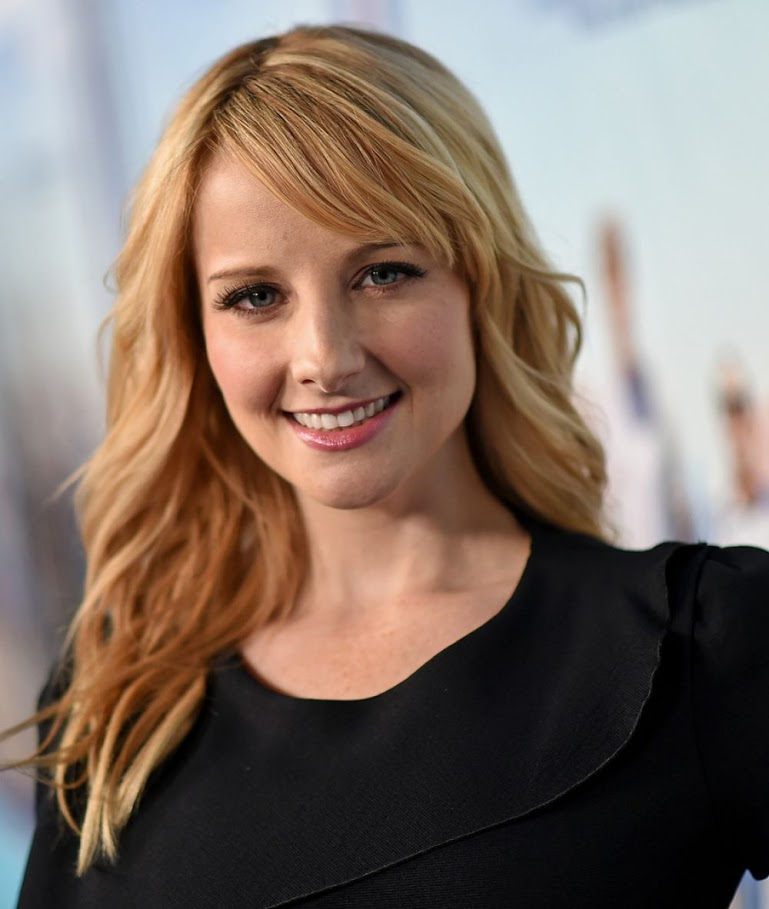
#> input picture assets/bernie.jpg, 769 x 909 px, given in place of the camera
$ python '4-instagram filter.py'
#> lines starting #> are read from the running program, lines starting #| are printed output that depends on the picture; after the words box and inside, x2 and y2 are one past the last pixel; in counts of white or black regions, pixels touching at a corner belong together
#> further down, frame is the input picture: shape (909, 769, 3); mean B, G, R 100.9, 111.1, 127.2

# coding: utf-8

# In[ ]:


import cv2
import numpy as np


# In[ ]:


#from_future_ import absolute import
#from_future_ import absolute division
#from_future_ import absolute print_function


def apply_invert(frame):
    return cv2.bitwise_not(frame)
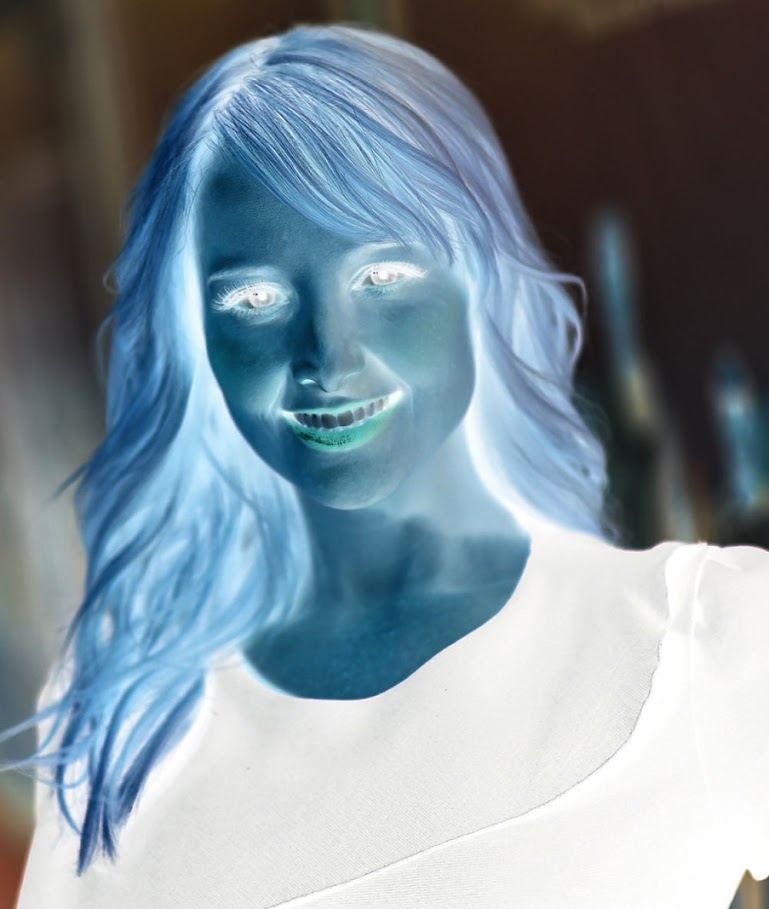
#> returned value: shape (909, 769, 3); mean of channels 0, 1, 2 154.1, 143.9, 127.8; drawn as B, G, R

def apply_sepia(frame, intensity=0.5):
#> called with intensity = 0.5
    blue, green, red= 20, 66, 112
    frame=cv2.cvtColor(frame, cv2.COLOR_BGR2BGRA)
#> frame: shape (909, 769, 4)
    frame_height, frame_width, frame_channel=frame.shape
#> frame_height = 909; frame_width = 769; frame_channel = 4
    sepia_bgra=(blue, green, red,1)
    overlay=np.full((frame_height, frame_width,4), sepia_bgra, dtype='uint8')
    frame=cv2.addWeighted(overlay, intensity, frame, 1.0,0)
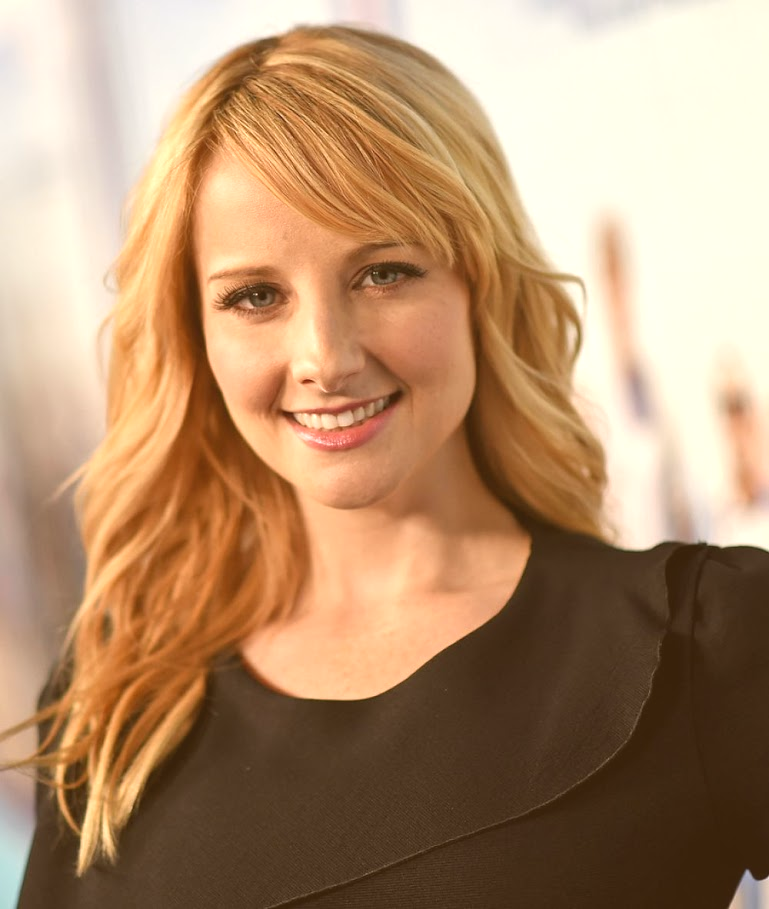
#> frame: shape (909, 769, 4); mean B, G, R, A 110.9, 143.8, 179, 255
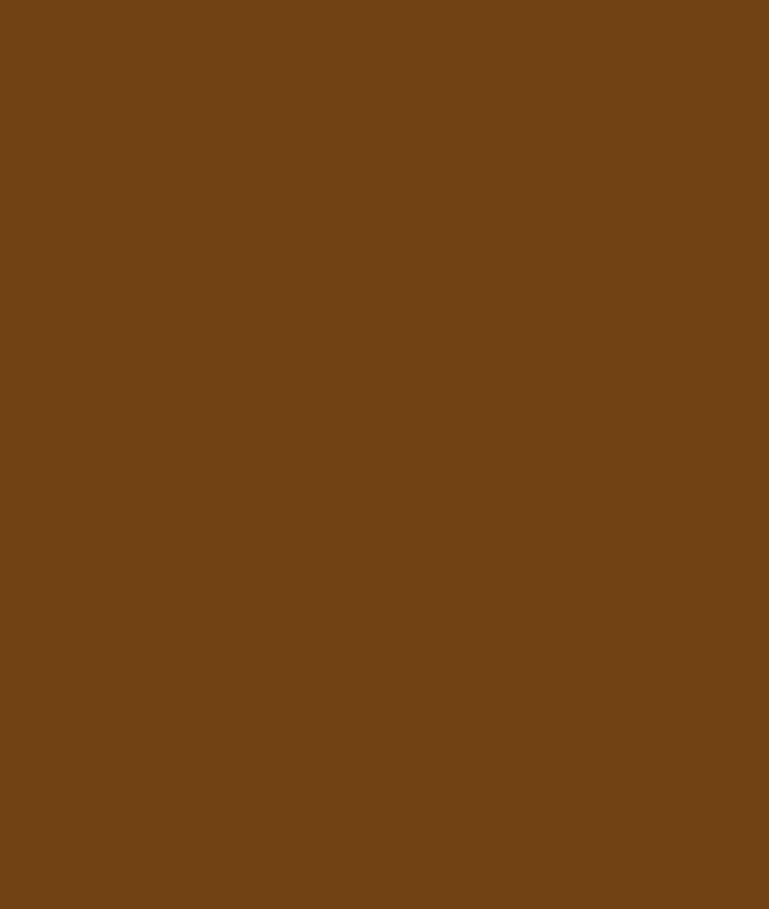
#> overlay: shape (909, 769, 4); mean B, G, R, A 20, 66, 112, 1
    frame=cv2.cvtColor(frame, cv2.COLOR_BGRA2BGR)
#> frame: shape (909, 769, 3)
    return frame

def apply_alpha_convert(frame):
    try:
        frame.shape[3]
    except IndexError:
            frame=cv2.cvtColor(frame, cv2.COLOR_BGR2BGRA)
    return frame

def apply_portrait_mode(frame):
    frame=apply_alpha_convert(frame)
    gray=cv2.cvtColor(frame, cv2.COLOR_BGR2GRAY)
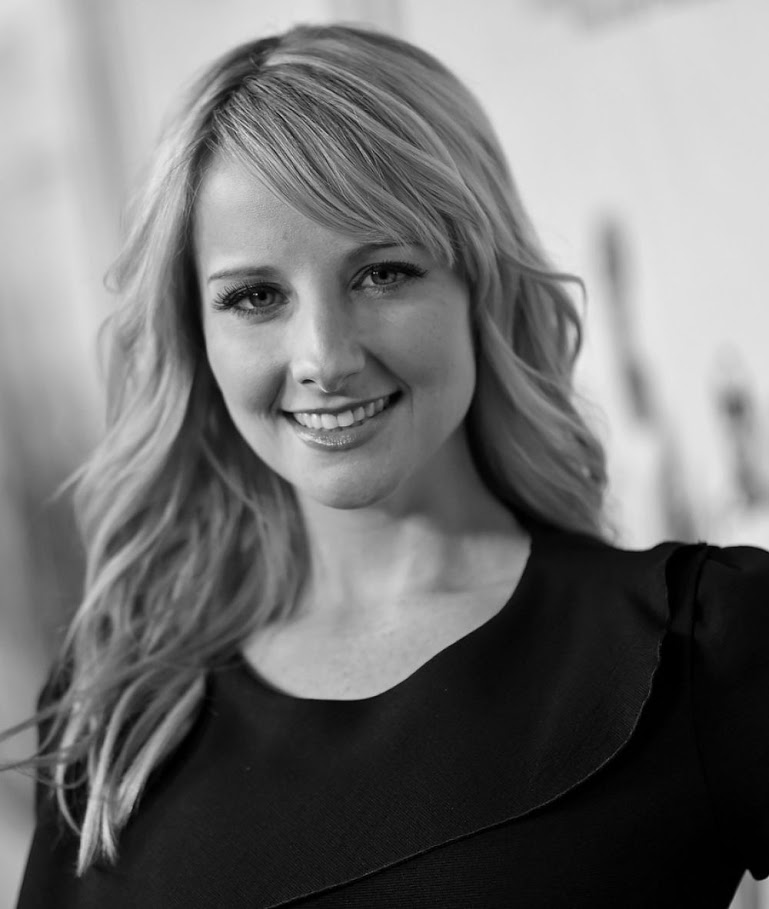
#> gray: shape (909, 769); min 0, max 236, mean 114.7
    _, mask=cv2.threshold(gray, 120, 255, cv2.THRESH_BINARY)
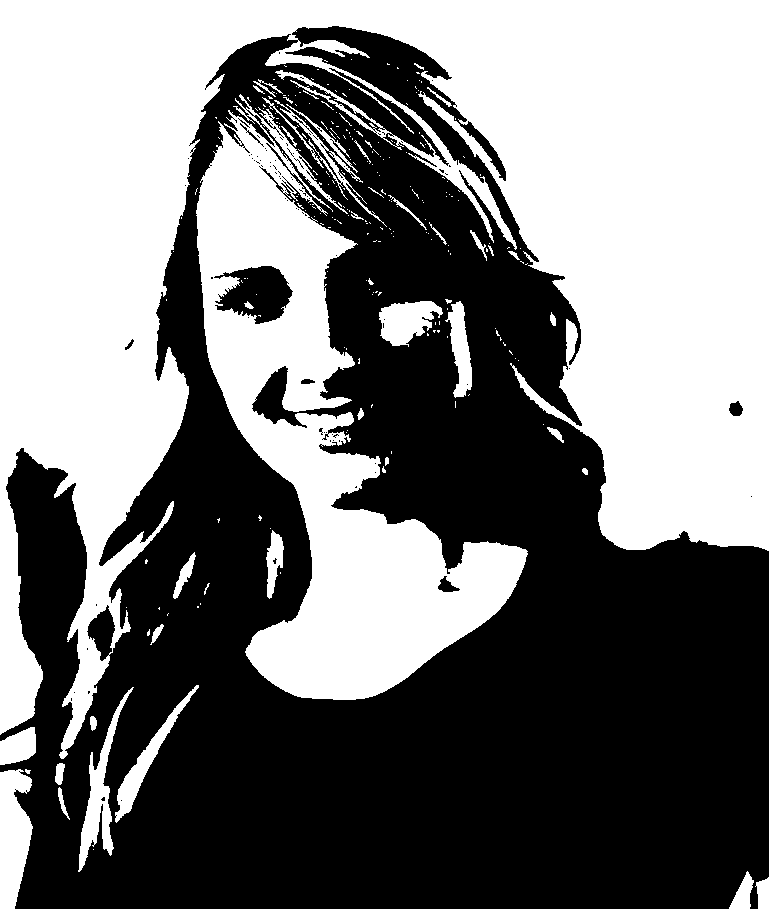
#> mask: shape (909, 769); 47.8% white; 249 white regions (206 under 20 px), largest, box (x1, y1, x2, y2) and area: (0, 0, 769, 759) 248202, (196, 94, 528, 700) 68713, (0, 769, 33, 909) 3422

    mask=cv2.cvtColor(mask, cv2.COLOR_GRAY2BGRA)
#> mask: shape (909, 769, 4)
    blurred=cv2.GaussianBlur(frame, (21,21), 0)
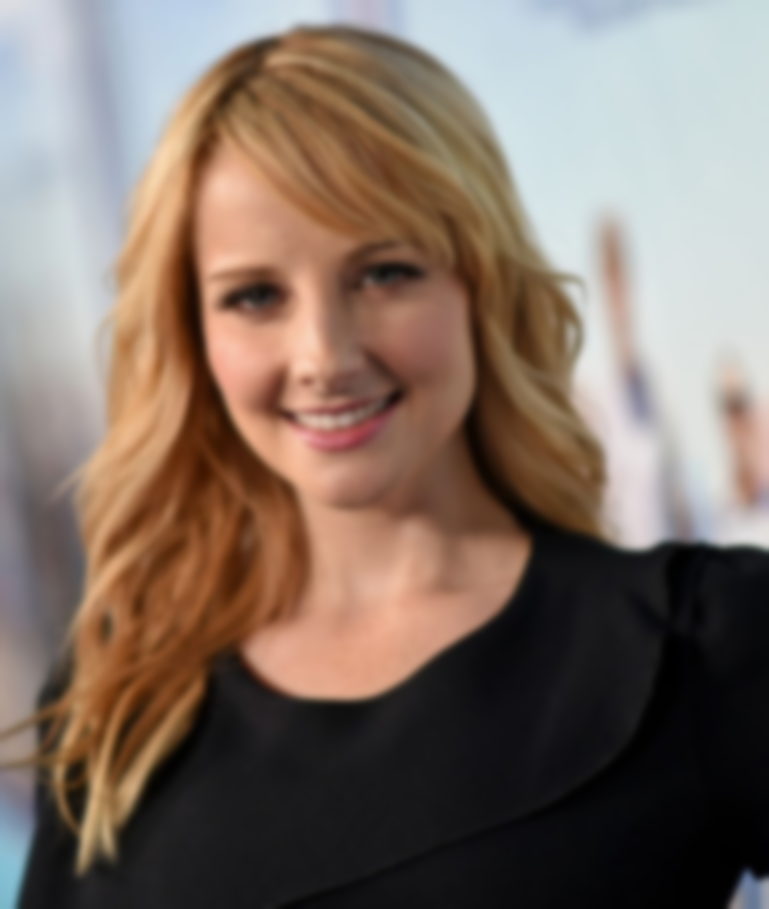
#> blurred: shape (909, 769, 4); mean B, G, R, A 100.9, 111.1, 127.2, 255
    blended=apply_blend(frame, blurred, mask)
    frame=cv2.cvtColor(blended, cv2.COLOR_BGRA2BGR)
    return frame

    #cv2.imshow('mask', mask)
    #cv2.imshow('blurred', blurred)

def apply_blend(frame_1, frame_2, mask):
    alpha=mask/255.0
    blended=cv2.convertScaleAbs(frame_1 *(1 - alpha) + (frame_2 * alpha))
    return blended


cap= cv2.VideoCapture(0)

while True:
    _, frame= cap.read()
    invert=apply_invert(frame)
    sepia=apply_sepia(frame)
    portrait=apply_portrait_mode(frame)
    # [4 lines of commented-out code are left out]
    cv2.imshow('portrait', portrait)
    k=cv2.waitKey(1)
#> (key q is pressed here)

    if k==ord('q') or k==27:
        cap.release()
        cv2.destroyAllWindows()
        break

$ run again, on assets/roger.jpg
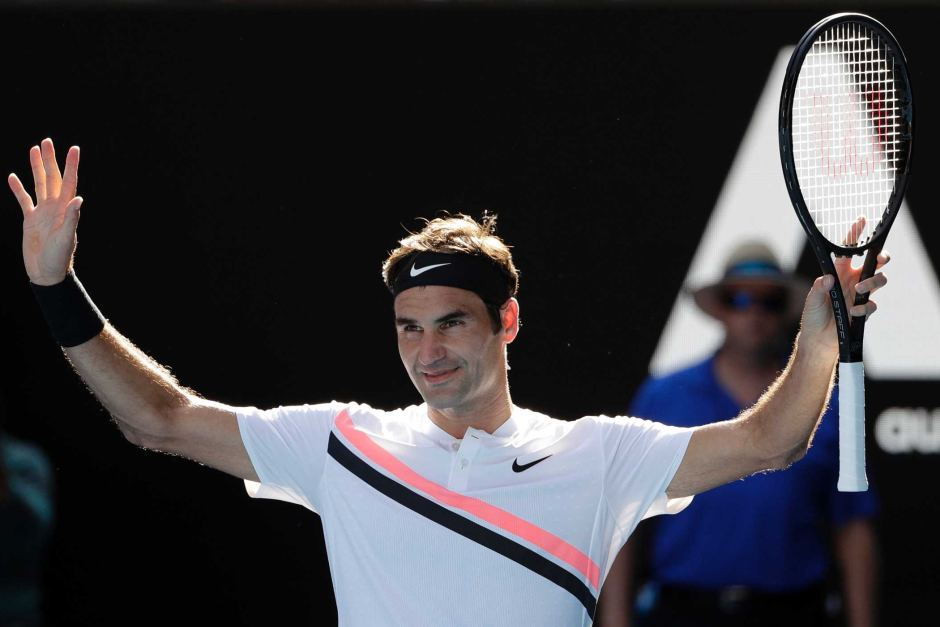
#> input picture assets/roger.jpg, 940 x 627 px, given in place of the camera
#> frame is the input picture: shape (627, 940, 3); mean B, G, R 62.6, 58.5, 60
#> in apply_portrait_mode, `_, mask=cv2.threshold(gray, 120, 255, cv2.THRESH_BINARY)`:
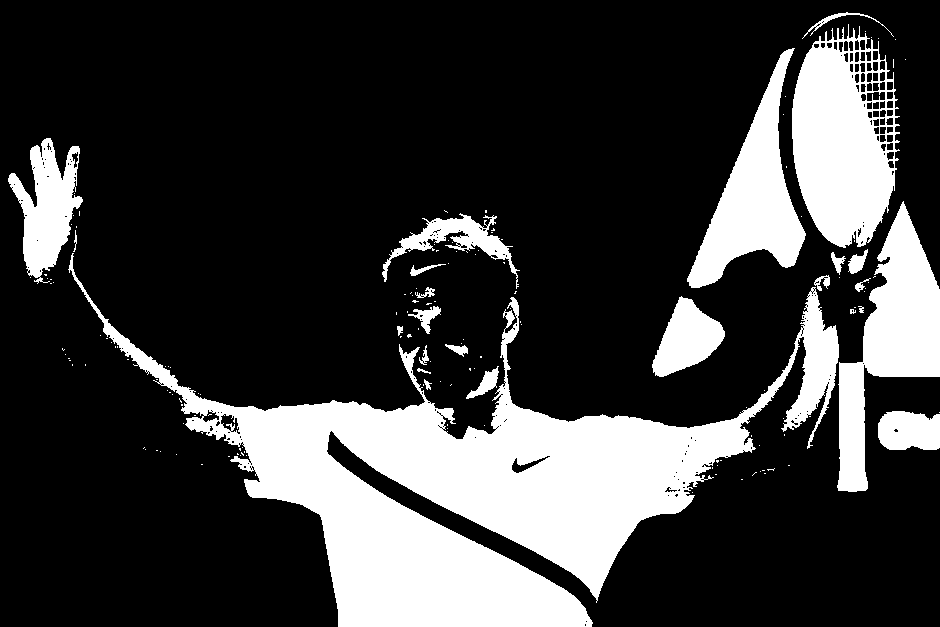
#> mask: shape (627, 940); 23.3% white; 157 white regions (132 under 20 px), largest, box (x1, y1, x2, y2) and area: (68, 253, 839, 627) 81482, (792, 24, 900, 248) 16080, (837, 201, 940, 492) 12750
#> in apply_blend, `blended=cv2.convertScaleAbs(frame_1 *(1 - alpha) + (frame_2 * alpha))`:
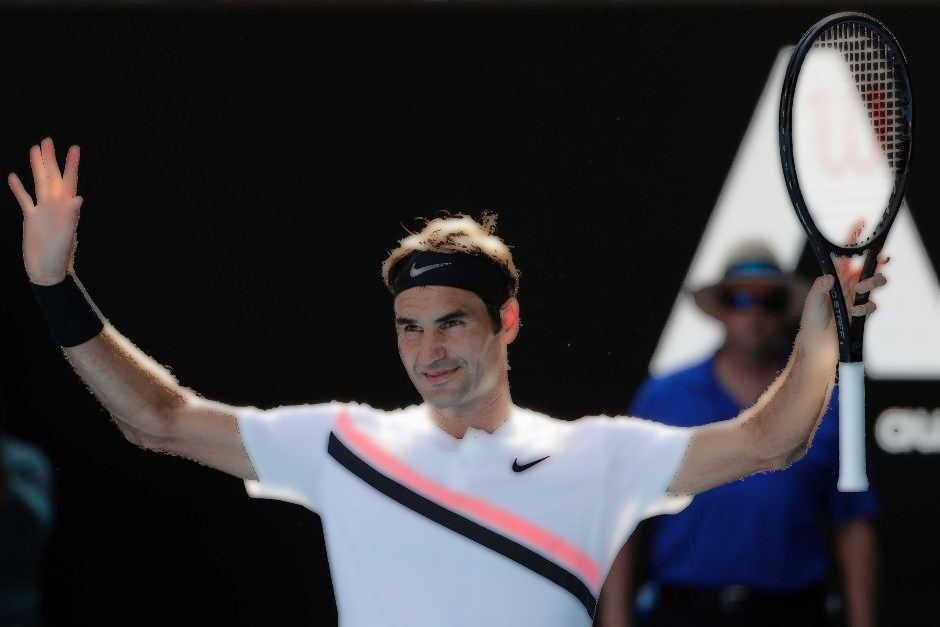
#> blended: shape (627, 940, 4); mean B, G, R, A 60.4, 56.3, 57.8, 255

$ run again, on assets/digits.png
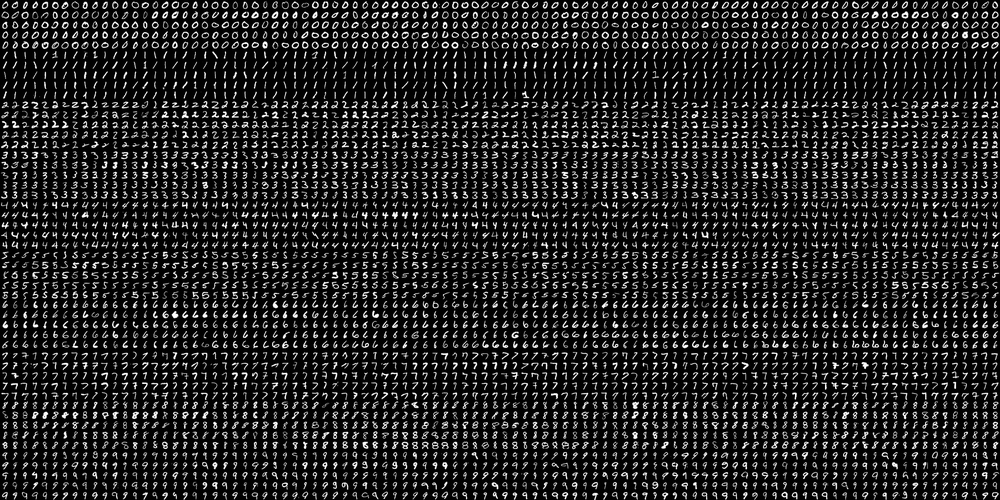
#> input picture assets/digits.png, 1000 x 500 px, shrunk from 2000 x 1000 before the run, given in place of the camera
#> frame is the input picture: shape (500, 1000, 3); min 0, max 255, mean 36.1
#> in apply_portrait_mode, `_, mask=cv2.threshold(gray, 120, 255, cv2.THRESH_BINARY)`:
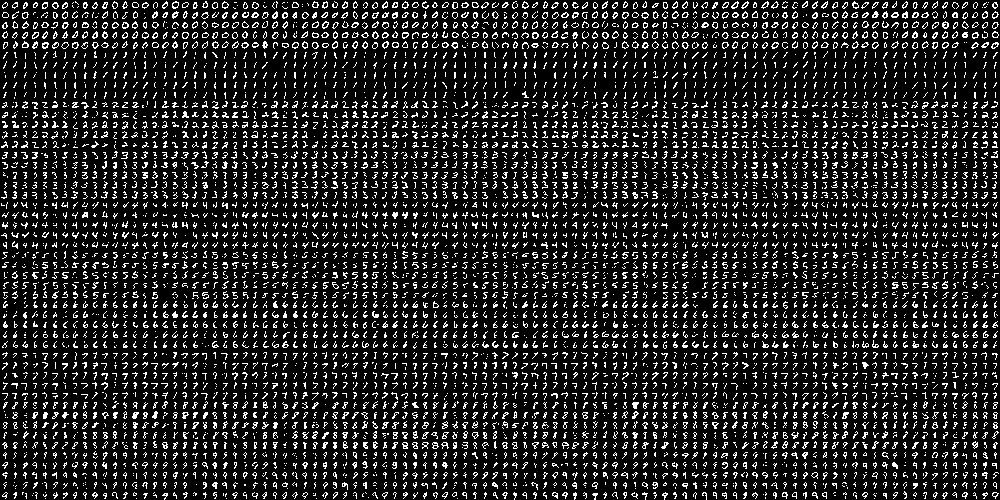
#> mask: shape (500, 1000); 14.3% white in thin lines or dots
#> in apply_blend, `blended=cv2.convertScaleAbs(frame_1 *(1 - alpha) + (frame_2 * alpha))`:
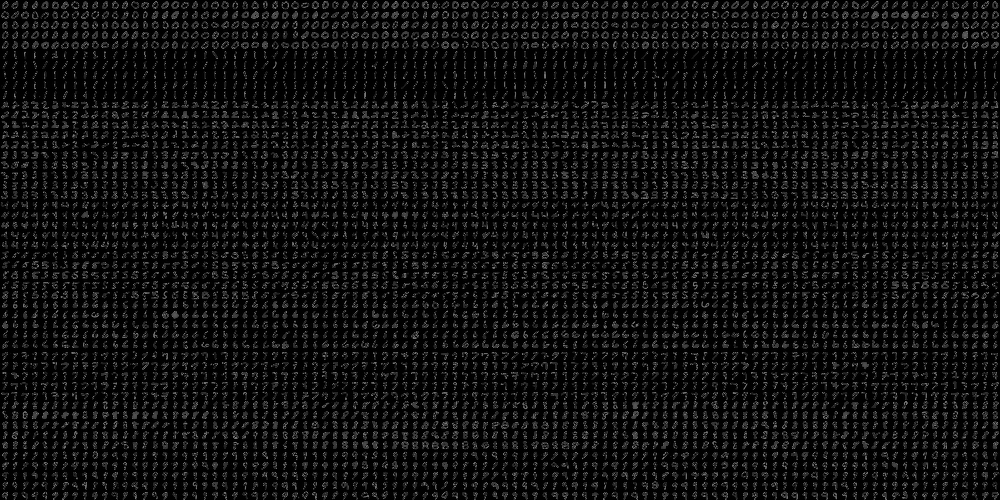
#> blended: shape (500, 1000, 4); mean B, G, R, A 16.4, 16.4, 16.4, 255
